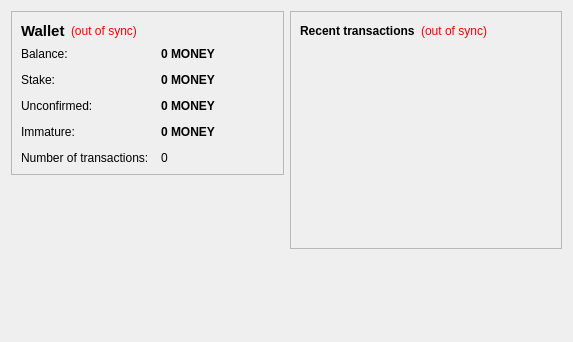
<?xml version="1.0" encoding="UTF-8"?>
<ui version="4.0">
 <class>OverviewPage</class>
 <widget class="QWidget" name="OverviewPage">
  <property name="geometry">
   <rect>
    <x>0</x>
    <y>0</y>
    <width>573</width>
    <height>342</height>
   </rect>
  </property>
  <property name="windowTitle">
   <string>Form</string>
  </property>
  <layout class="QHBoxLayout" name="horizontalLayout" stretch="1,1">
   <item>
    <layout class="QVBoxLayout" name="verticalLayout_2">
     <item>
      <widget class="QFrame" name="frame">
       <property name="frameShape">
        <enum>QFrame::StyledPanel</enum>
       </property>
       <property name="frameShadow">
        <enum>QFrame::Raised</enum>
       </property>
       <layout class="QVBoxLayout" name="verticalLayout_4">
        <item>
         <layout class="QHBoxLayout" name="horizontalLayout_4">
          <item>
           <widget class="QLabel" name="label_5">
            <property name="font">
             <font>
              <pointsize>11</pointsize>
              <weight>75</weight>
              <bold>true</bold>
             </font>
            </property>
            <property name="text">
             <string>Wallet</string>
            </property>
           </widget>
          </item>
          <item>
           <widget class="QLabel" name="labelWalletStatus">
            <property name="toolTip">
             <string>The displayed information may be out of date. Your wallet automatically synchronizes with the MoneyCoin network after a connection is established, but this process has not completed yet.</string>
            </property>
            <property name="styleSheet">
             <string notr="true">QLabel { color: red; }</string>
            </property>
            <property name="text">
             <string notr="true">(out of sync)</string>
            </property>
            <property name="alignment">
             <set>Qt::AlignLeading|Qt::AlignLeft|Qt::AlignVCenter</set>
            </property>
           </widget>
          </item>
          <item>
           <spacer name="horizontalSpacer_2">
            <property name="orientation">
             <enum>Qt::Horizontal</enum>
            </property>
            <property name="sizeHint" stdset="0">
             <size>
              <width>40</width>
              <height>20</height>
             </size>
            </property>
           </spacer>
          </item>
         </layout>
        </item>
        <item>
         <layout class="QFormLayout" name="formLayout_2">
          <property name="fieldGrowthPolicy">
           <enum>QFormLayout::AllNonFixedFieldsGrow</enum>
          </property>
          <property name="horizontalSpacing">
           <number>12</number>
          </property>
          <property name="verticalSpacing">
           <number>12</number>
          </property>
          <item row="0" column="0">
           <widget class="QLabel" name="label">
            <property name="text">
             <string>Balance:</string>
            </property>
           </widget>
          </item>
          <item row="0" column="1">
           <widget class="QLabel" name="labelBalance">
            <property name="font">
             <font>
              <weight>75</weight>
              <bold>true</bold>
             </font>
            </property>
            <property name="cursor">
             <cursorShape>IBeamCursor</cursorShape>
            </property>
            <property name="toolTip">
             <string>Your current balance</string>
            </property>
            <property name="text">
             <string notr="true">0 MONEY</string>
            </property>
            <property name="textInteractionFlags">
             <set>Qt::LinksAccessibleByMouse|Qt::TextSelectableByKeyboard|Qt::TextSelectableByMouse</set>
            </property>
           </widget>
          </item>
          <item row="1" column="0">
           <widget class="QLabel" name="label_6">
            <property name="text">
             <string>Stake:</string>
            </property>
           </widget>
          </item>
          <item row="1" column="1">
           <widget class="QLabel" name="labelStake">
            <property name="font">
             <font>
              <weight>75</weight>
              <bold>true</bold>
             </font>
            </property>
            <property name="cursor">
             <cursorShape>IBeamCursor</cursorShape>
            </property>
            <property name="toolTip">
             <string>Total of coins that was staked, and do not yet count toward the current balance</string>
            </property>
            <property name="text">
             <string notr="true">0 MONEY</string>
            </property>
            <property name="textInteractionFlags">
             <set>Qt::LinksAccessibleByMouse|Qt::TextSelectableByKeyboard|Qt::TextSelectableByMouse</set>
            </property>
           </widget>
          </item>
          <item row="2" column="0">
           <widget class="QLabel" name="label_3">
            <property name="text">
             <string>Unconfirmed:</string>
            </property>
           </widget>
          </item>
          <item row="2" column="1">
           <widget class="QLabel" name="labelUnconfirmed">
            <property name="font">
             <font>
              <weight>75</weight>
              <bold>true</bold>
             </font>
            </property>
            <property name="cursor">
             <cursorShape>IBeamCursor</cursorShape>
            </property>
            <property name="toolTip">
             <string>Total of transactions that have yet to be confirmed, and do not yet count toward the current balance</string>
            </property>
            <property name="text">
             <string notr="true">0 MONEY</string>
            </property>
            <property name="textInteractionFlags">
             <set>Qt::LinksAccessibleByMouse|Qt::TextSelectableByKeyboard|Qt::TextSelectableByMouse</set>
            </property>
           </widget>
          </item>
          <item row="3" column="0">
           <widget class="QLabel" name="labelImmatureText">
            <property name="text">
             <string>Immature:</string>
            </property>
           </widget>
          </item>
          <item row="3" column="1">
           <widget class="QLabel" name="labelImmature">
            <property name="font">
             <font>
              <weight>75</weight>
              <bold>true</bold>
             </font>
            </property>
            <property name="toolTip">
             <string>Mined balance that has not yet matured</string>
            </property>
            <property name="text">
             <string notr="true">0 MONEY</string>
            </property>
            <property name="textInteractionFlags">
             <set>Qt::LinksAccessibleByMouse|Qt::TextSelectableByKeyboard|Qt::TextSelectableByMouse</set>
            </property>
           </widget>
          </item>
          <item row="4" column="0">
           <widget class="QLabel" name="label_2">
            <property name="text">
             <string>Number of transactions:</string>
            </property>
           </widget>
          </item>
          <item row="4" column="1">
           <widget class="QLabel" name="labelNumTransactions">
            <property name="toolTip">
             <string>Total number of transactions in wallet</string>
            </property>
            <property name="text">
             <string notr="true">0</string>
            </property>
           </widget>
          </item>
         </layout>
        </item>
       </layout>
      </widget>
     </item>
     <item>
      <spacer name="verticalSpacer">
       <property name="orientation">
        <enum>Qt::Vertical</enum>
       </property>
       <property name="sizeHint" stdset="0">
        <size>
         <width>20</width>
         <height>40</height>
        </size>
       </property>
      </spacer>
     </item>
     <item>
      <widget class="QLabel" name="label_6">
       <property name="text">
        <string/>
       </property>
       <property name="pixmap">
        <pixmap resource="../bitcoin.qrc">:/images/backg</pixmap>
       </property>
       <property name="scaledContents">
        <bool>false</bool>
       </property>
       <property name="alignment">
        <set>Qt::AlignCenter</set>
       </property>
       <property name="margin">
        <number>-2</number>
       </property>
      </widget>
     </item>
    </layout>
   </item>
   <item>
    <layout class="QVBoxLayout" name="verticalLayout_3">
     <item>
      <widget class="QFrame" name="frame_2">
       <property name="frameShape">
        <enum>QFrame::StyledPanel</enum>
       </property>
       <property name="frameShadow">
        <enum>QFrame::Raised</enum>
       </property>
       <layout class="QVBoxLayout" name="verticalLayout">
        <item>
         <layout class="QHBoxLayout" name="horizontalLayout_2">
          <item>
           <widget class="QLabel" name="label_4">
            <property name="text">
             <string>&lt;b&gt;Recent transactions&lt;/b&gt;</string>
            </property>
           </widget>
          </item>
          <item>
           <widget class="QLabel" name="labelTransactionsStatus">
            <property name="toolTip">
             <string>The displayed information may be out of date. Your wallet automatically synchronizes with the MoneyCoin network after a connection is established, but this process has not completed yet.</string>
            </property>
            <property name="styleSheet">
             <string notr="true">QLabel { color: red; }</string>
            </property>
            <property name="text">
             <string notr="true">(out of sync)</string>
            </property>
            <property name="alignment">
             <set>Qt::AlignRight|Qt::AlignTrailing|Qt::AlignVCenter</set>
            </property>
           </widget>
          </item>
          <item>
           <spacer name="horizontalSpacer">
            <property name="orientation">
             <enum>Qt::Horizontal</enum>
            </property>
            <property name="sizeHint" stdset="0">
             <size>
              <width>40</width>
              <height>20</height>
             </size>
            </property>
           </spacer>
          </item>
         </layout>
        </item>
        <item>
         <widget class="QListView" name="listTransactions">
          <property name="styleSheet">
           <string notr="true">QListView { background: transparent; }</string>
          </property>
          <property name="frameShape">
           <enum>QFrame::NoFrame</enum>
          </property>
          <property name="verticalScrollBarPolicy">
           <enum>Qt::ScrollBarAlwaysOff</enum>
          </property>
          <property name="horizontalScrollBarPolicy">
           <enum>Qt::ScrollBarAlwaysOff</enum>
          </property>
          <property name="selectionMode">
           <enum>QAbstractItemView::NoSelection</enum>
          </property>
         </widget>
        </item>
       </layout>
      </widget>
     </item>
     <item>
      <spacer name="verticalSpacer_2">
       <property name="orientation">
        <enum>Qt::Vertical</enum>
       </property>
       <property name="sizeHint" stdset="0">
        <size>
         <width>20</width>
         <height>40</height>
        </size>
       </property>
      </spacer>
     </item>
    </layout>
   </item>
  </layout>
 </widget>
 <resources/>
 <connections/>
</ui>
